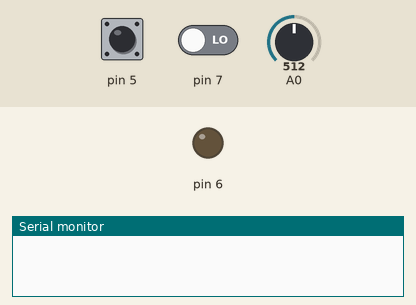
A program run on a simulated Arduino Nano, built with avr-gcc and run on an emulated ATmega328P. Shown: output pins drawn as LEDs (lit = HIGH), the last lines printed to the serial monitor. Dashed ring = blinking. The test bench sets the inputs (shaded band); at power-on: A0 = 512, pin 5 LOW, pin 7 LOW. EEPROM starts erased.

Above: at 1.2 s.
1.3 s: A0 set to 551
2.8 s: A0 set to 582
4.3 s: pin 5 pulsed HIGH 2 times (0.12 s each, 0.3 s apart)
At 4.53 s:
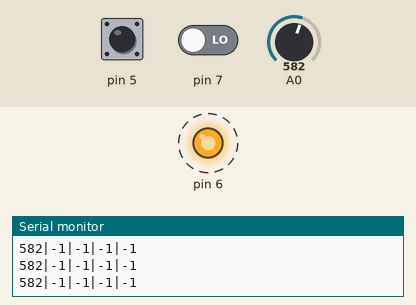
Timing chart, 0 to 7.3 s (numbered marks = the images above; inputs shaded):
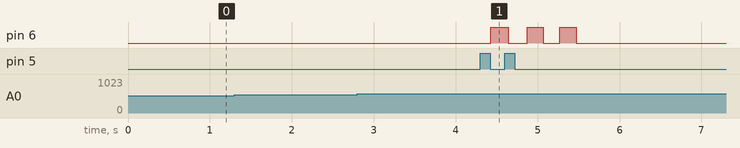

The program:

main.cpp
```cpp
#include <Arduino.h>
#include <EEPROM.h>

const int NUM_SLIDERS = 5;
int time,pev_time,analogMaster[NUM_SLIDERS],current_program = 0,pev_analog=0,stop_update=1,ps_analog=0;
int adrEEP=5;
int percentage_cutoff = 10, delay_time = 200,led_current_loop=0,led_pev_time = 0;
boolean led_active = false;
void updateSliderValues();
void updateCurrentProgram();
void sendSliderValues();
void printSliderValues();
void Test();
void saveData();
void recallData();
void led_blink_without_delay(boolean setting,int pin_led,int max_loop,int blink_time);
void setup() {
  // put your setup code here, to run once:
  pinMode(5,INPUT);
  pinMode(7,INPUT);
  pinMode(6,OUTPUT);
  Serial.begin(115200);
  time = millis();
  pev_time = time;
  pev_analog = analogRead(A0);
  recallData();
}

void loop() {
  // put your main code here, to run repeatedly:
  updateSliderValues();
  updateCurrentProgram();
  sendSliderValues(); // Actually send data (all the time)
  saveData();
  // printSliderValues(); // For debug
  time = millis();
  led_blink_without_delay(false,6,current_program,delay_time);
  delay(10);
}

void updateSliderValues() {
  ps_analog = analogRead(A0);
  if(stop_update == 1){
    while(((abs(pev_analog - ps_analog)*100)/pev_analog) < percentage_cutoff){
      ps_analog=analogRead(A0);
      // Serial.print("error percentage: ");
      // Serial.println(((abs(pev_analog - ps_analog)*100)/pev_analog));
      time = millis();
      led_blink_without_delay(false,6,current_program,delay_time);
      updateCurrentProgram();
      delay(50);
    }
    stop_update = 0;
  }
  else{analogMaster[current_program] = analogRead(A0);}
}

void updateCurrentProgram(){
  if(digitalRead(7)==1){
    while (digitalRead(7)==1)
    {
      // Serial.println("release button");
      delay(10);
    }
    analogMaster[current_program] = analogRead(A0);
    if(current_program == 0){current_program = NUM_SLIDERS-1;}
    else{current_program --;}
    led_blink_without_delay(true,6,current_program,delay_time);
    pev_analog=analogRead(A0);
    stop_update = 1;
  }
  else if (digitalRead(5)==1){
    while (digitalRead(5)==1)
    {
      // Serial.println("release button");
      delay(10);
    }
    analogMaster[current_program] = analogRead(A0);
    if(current_program == NUM_SLIDERS-1){current_program = 0;}
    else{current_program ++;}
    led_blink_without_delay(true,6,current_program,delay_time);
    pev_analog=analogRead(A0);
    stop_update = 1;
  }
  if(current_program > NUM_SLIDERS-1){current_program = 0;}
  else if(current_program < 0){current_program = NUM_SLIDERS;}
}

void sendSliderValues() {
  String builtString = String("");
  for (int i = 0; i < NUM_SLIDERS; i++) {
    builtString += String((int)analogMaster[i]);

    if (i < NUM_SLIDERS - 1) {
      builtString += String("|");
    }
  }

  Serial.println(builtString);
}

void printSliderValues() {
  Serial.print("Current Program: ");
  Serial.print(current_program);
  Serial.print("   |   ");
  for (int i = 0; i < NUM_SLIDERS; i++) {
    String printedString = String("Slider #") + String(i + 1) + String(": ") + String(analogMaster[i]) + String(" mV");
    Serial.write(printedString.c_str());

    if (i < NUM_SLIDERS - 1) {
      Serial.write(" | ");
    } else {
      Serial.write("\n");
    }
  }
}

void Test(){
  time = millis();
  if(time - pev_time >= 100){
    Serial.print("A0: ");
    Serial.print(analogRead(A0));
    Serial.print(" Digital 5 and 7: ");
    Serial.print(digitalRead(7));
    Serial.print(", ");
    Serial.println(digitalRead(5));
    pev_time = millis();
  }
}

void saveData(){
  for(int x = 0; x<= NUM_SLIDERS-1 ; x++){
    EEPROM.put(adrEEP,analogMaster[x]);
    adrEEP += sizeof(analogMaster[x]);
  }
  EEPROM.put(adrEEP,current_program);
  adrEEP=5;
}

void recallData(){
  for(int x = 0; x<= NUM_SLIDERS-1 ; x++){
    EEPROM.get(adrEEP,analogMaster[x]);
    // Serial.print("Data number ");
    // Serial.print(x);
    // Serial.print(" : ");
    // Serial.println(analogMaster[x]);
    adrEEP += sizeof(analogMaster[x]);
  }
  EEPROM.get(adrEEP,current_program);
  // Serial.print("Current Programe ");
  // Serial.print(" : ");
  // Serial.println(current_program);
  adrEEP=5;
}

void led_blink_without_delay(boolean setting,int pin_led,int max_loop,int blink_time){
  max_loop = (max_loop*2)+3;
  if(setting == true){
    led_active = true;
    digitalWrite(pin_led,LOW);
  }
  else if(setting == false&& led_active == true){
    if(time - led_pev_time >= blink_time){
      digitalRead(pin_led) == HIGH ? digitalWrite(pin_led,LOW) : digitalWrite(pin_led,HIGH);
      led_pev_time = time;
      led_current_loop = led_current_loop +1;
    }
    if(led_current_loop >= max_loop){
      digitalWrite(pin_led,LOW);
      led_current_loop = 0;
      led_active = false;
    }
  }
  else{
    digitalWrite(pin_led,LOW);
  }
}
```

Measured:
- after the input at 1.3 s, every drawn part: stays the same
- after the input at 4.3 s, pin 6: alternates HIGH for 0.20 s and LOW for 0.22 s, 6 changes in all, then stays LOW, starting after 0.13 s
